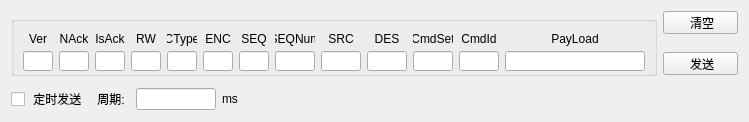
          <widget class="QWidget" name="tab_6">
           <attribute name="title">
            <string>指令发送</string>
           </attribute>
           <layout class="QGridLayout" name="gridLayout_8">
            <item row="5" column="8">
             <spacer name="horizontalSpacer_7">
              <property name="orientation">
               <enum>Qt::Horizontal</enum>
              </property>
              <property name="sizeType">
               <enum>QSizePolicy::Minimum</enum>
              </property>
              <property name="sizeHint" stdset="0">
               <size>
                <width>75</width>
                <height>20</height>
               </size>
              </property>
             </spacer>
            </item>
            <item row="5" column="0" colspan="2">
             <widget class="QCheckBox" name="DobotV3_Time">
              <property name="minimumSize">
               <size>
                <width>77</width>
                <height>0</height>
               </size>
              </property>
              <property name="maximumSize">
               <size>
                <width>77</width>
                <height>16777215</height>
               </size>
              </property>
              <property name="text">
               <string> 定时发送</string>
              </property>
             </widget>
            </item>
            <item row="5" column="2" colspan="2">
             <widget class="QLabel" name="label_19">
              <property name="minimumSize">
               <size>
                <width>36</width>
                <height>0</height>
               </size>
              </property>
              <property name="maximumSize">
               <size>
                <width>36</width>
                <height>16777215</height>
               </size>
              </property>
              <property name="text">
               <string> 周期:</string>
              </property>
             </widget>
            </item>
            <item row="5" column="4" colspan="2">
             <widget class="QLineEdit" name="DobotV3_Period">
              <property name="minimumSize">
               <size>
                <width>80</width>
                <height>0</height>
               </size>
              </property>
              <property name="maximumSize">
               <size>
                <width>80</width>
                <height>16777215</height>
               </size>
              </property>
             </widget>
            </item>
            <item row="5" column="6">
             <widget class="QLabel" name="label_23">
              <property name="minimumSize">
               <size>
                <width>40</width>
                <height>0</height>
               </size>
              </property>
              <property name="maximumSize">
               <size>
                <width>40</width>
                <height>16777215</height>
               </size>
              </property>
              <property name="text">
               <string>ms</string>
              </property>
             </widget>
            </item>
            <item row="5" column="7">
             <spacer name="horizontalSpacer_8">
              <property name="orientation">
               <enum>Qt::Horizontal</enum>
              </property>
              <property name="sizeHint" stdset="0">
               <size>
                <width>389</width>
                <height>20</height>
               </size>
              </property>
             </spacer>
            </item>
            <item row="0" column="0" rowspan="5" colspan="8">
             <widget class="QGroupBox" name="groupBox_3">
              <property name="minimumSize">
               <size>
                <width>0</width>
                <height>60</height>
               </size>
              </property>
              <property name="maximumSize">
               <size>
                <width>16777215</width>
                <height>60</height>
               </size>
              </property>
              <property name="title">
               <string/>
              </property>
              <layout class="QGridLayout" name="gridLayout_9">
               <item row="0" column="10">
                <widget class="QLabel" name="label_31">
                 <property name="minimumSize">
                  <size>
                   <width>40</width>
                   <height>16</height>
                  </size>
                 </property>
                 <property name="maximumSize">
                  <size>
                   <width>40</width>
                   <height>16</height>
                  </size>
                 </property>
                 <property name="text">
                  <string>SEQNum</string>
                 </property>
                 <property name="alignment">
                  <set>Qt::AlignCenter</set>
                 </property>
                </widget>
               </item>
               <item row="0" column="14">
                <widget class="QLabel" name="label_34">
                 <property name="minimumSize">
                  <size>
                   <width>40</width>
                   <height>16</height>
                  </size>
                 </property>
                 <property name="maximumSize">
                  <size>
                   <width>40</width>
                   <height>16</height>
                  </size>
                 </property>
                 <property name="text">
                  <string>CmdId</string>
                 </property>
                 <property name="alignment">
                  <set>Qt::AlignCenter</set>
                 </property>
                </widget>
               </item>
               <item row="0" column="1">
                <widget class="QLabel" name="label_25">
                 <property name="minimumSize">
                  <size>
                   <width>30</width>
                   <height>16</height>
                  </size>
                 </property>
                 <property name="maximumSize">
                  <size>
                   <width>30</width>
                   <height>16</height>
                  </size>
                 </property>
                 <property name="text">
                  <string>NAck</string>
                 </property>
                 <property name="alignment">
                  <set>Qt::AlignCenter</set>
                 </property>
                </widget>
               </item>
               <item row="0" column="0">
                <widget class="QLabel" name="label_24">
                 <property name="minimumSize">
                  <size>
                   <width>30</width>
                   <height>16</height>
                  </size>
                 </property>
                 <property name="maximumSize">
                  <size>
                   <width>30</width>
                   <height>16</height>
                  </size>
                 </property>
                 <property name="text">
                  <string>Ver</string>
                 </property>
                 <property name="alignment">
                  <set>Qt::AlignCenter</set>
                 </property>
                </widget>
               </item>
               <item row="1" column="2">
                <widget class="QLineEdit" name="DobotV3_IsAck">
                 <property name="minimumSize">
                  <size>
                   <width>30</width>
                   <height>20</height>
                  </size>
                 </property>
                 <property name="maximumSize">
                  <size>
                   <width>30</width>
                   <height>20</height>
                  </size>
                 </property>
                 <property name="maxLength">
                  <number>1</number>
                 </property>
                 <property name="alignment">
                  <set>Qt::AlignCenter</set>
                 </property>
                </widget>
               </item>
               <item row="0" column="2">
                <widget class="QLabel" name="label_26">
                 <property name="minimumSize">
                  <size>
                   <width>30</width>
                   <height>16</height>
                  </size>
                 </property>
                 <property name="maximumSize">
                  <size>
                   <width>30</width>
                   <height>16</height>
                  </size>
                 </property>
                 <property name="text">
                  <string>IsAck</string>
                 </property>
                 <property name="alignment">
                  <set>Qt::AlignCenter</set>
                 </property>
                </widget>
               </item>
               <item row="1" column="0">
                <widget class="QLineEdit" name="DobotV3_Ver">
                 <property name="minimumSize">
                  <size>
                   <width>30</width>
                   <height>20</height>
                  </size>
                 </property>
                 <property name="maximumSize">
                  <size>
                   <width>30</width>
                   <height>20</height>
                  </size>
                 </property>
                 <property name="maxLength">
                  <number>2</number>
                 </property>
                 <property name="alignment">
                  <set>Qt::AlignCenter</set>
                 </property>
                </widget>
               </item>
               <item row="1" column="1">
                <widget class="QLineEdit" name="DobotV3_NAck">
                 <property name="minimumSize">
                  <size>
                   <width>30</width>
                   <height>20</height>
                  </size>
                 </property>
                 <property name="maximumSize">
                  <size>
                   <width>30</width>
                   <height>20</height>
                  </size>
                 </property>
                 <property name="maxLength">
                  <number>1</number>
                 </property>
                 <property name="alignment">
                  <set>Qt::AlignCenter</set>
                 </property>
                </widget>
               </item>
               <item row="0" column="15">
                <widget class="QLabel" name="label_27">
                 <property name="minimumSize">
                  <size>
                   <width>0</width>
                   <height>16</height>
                  </size>
                 </property>
                 <property name="maximumSize">
                  <size>
                   <width>16777215</width>
                   <height>16</height>
                  </size>
                 </property>
                 <property name="text">
                  <string>PayLoad</string>
                 </property>
                 <property name="alignment">
                  <set>Qt::AlignCenter</set>
                 </property>
                </widget>
               </item>
               <item row="1" column="15">
                <widget class="QLineEdit" name="DobotV3_PayLoad">
                 <property name="minimumSize">
                  <size>
                   <width>0</width>
                   <height>20</height>
                  </size>
                 </property>
                 <property name="maximumSize">
                  <size>
                   <width>16777215</width>
                   <height>20</height>
                  </size>
                 </property>
                </widget>
               </item>
               <item row="0" column="11">
                <widget class="QLabel" name="label_32">
                 <property name="minimumSize">
                  <size>
                   <width>40</width>
                   <height>16</height>
                  </size>
                 </property>
                 <property name="maximumSize">
                  <size>
                   <width>40</width>
                   <height>16</height>
                  </size>
                 </property>
                 <property name="text">
                  <string>SRC</string>
                 </property>
                 <property name="alignment">
                  <set>Qt::AlignCenter</set>
                 </property>
                </widget>
               </item>
               <item row="0" column="9">
                <widget class="QLabel" name="label_28">
                 <property name="minimumSize">
                  <size>
                   <width>30</width>
                   <height>16</height>
                  </size>
                 </property>
                 <property name="maximumSize">
                  <size>
                   <width>30</width>
                   <height>16</height>
                  </size>
                 </property>
                 <property name="text">
                  <string>SEQ</string>
                 </property>
                 <property name="alignment">
                  <set>Qt::AlignCenter</set>
                 </property>
                </widget>
               </item>
               <item row="0" column="4">
                <widget class="QLabel" name="label_30">
                 <property name="minimumSize">
                  <size>
                   <width>30</width>
                   <height>16</height>
                  </size>
                 </property>
                 <property name="maximumSize">
                  <size>
                   <width>30</width>
                   <height>16</height>
                  </size>
                 </property>
                 <property name="text">
                  <string>RW</string>
                 </property>
                 <property name="alignment">
                  <set>Qt::AlignCenter</set>
                 </property>
                </widget>
               </item>
               <item row="1" column="7">
                <widget class="QLineEdit" name="DobotV3_ENC">
                 <property name="minimumSize">
                  <size>
                   <width>30</width>
                   <height>20</height>
                  </size>
                 </property>
                 <property name="maximumSize">
                  <size>
                   <width>30</width>
                   <height>20</height>
                  </size>
                 </property>
                 <property name="maxLength">
                  <number>1</number>
                 </property>
                 <property name="alignment">
                  <set>Qt::AlignCenter</set>
                 </property>
                </widget>
               </item>
               <item row="0" column="7">
                <widget class="QLabel" name="label_29">
                 <property name="minimumSize">
                  <size>
                   <width>30</width>
                   <height>16</height>
                  </size>
                 </property>
                 <property name="maximumSize">
                  <size>
                   <width>30</width>
                   <height>16</height>
                  </size>
                 </property>
                 <property name="text">
                  <string>ENC</string>
                 </property>
                 <property name="alignment">
                  <set>Qt::AlignCenter</set>
                 </property>
                </widget>
               </item>
               <item row="1" column="4">
                <widget class="QLineEdit" name="DobotV3_RW">
                 <property name="minimumSize">
                  <size>
                   <width>30</width>
                   <height>20</height>
                  </size>
                 </property>
                 <property name="maximumSize">
                  <size>
                   <width>30</width>
                   <height>20</height>
                  </size>
                 </property>
                 <property name="maxLength">
                  <number>1</number>
                 </property>
                 <property name="alignment">
                  <set>Qt::AlignCenter</set>
                 </property>
                </widget>
               </item>
               <item row="1" column="9">
                <widget class="QLineEdit" name="DobotV3_SEQ">
                 <property name="minimumSize">
                  <size>
                   <width>30</width>
                   <height>20</height>
                  </size>
                 </property>
                 <property name="maximumSize">
                  <size>
                   <width>30</width>
                   <height>20</height>
                  </size>
                 </property>
                 <property name="maxLength">
                  <number>1</number>
                 </property>
                 <property name="alignment">
                  <set>Qt::AlignCenter</set>
                 </property>
                </widget>
               </item>
               <item row="1" column="11">
                <widget class="QLineEdit" name="DobotV3_SRC">
                 <property name="minimumSize">
                  <size>
                   <width>40</width>
                   <height>20</height>
                  </size>
                 </property>
                 <property name="maximumSize">
                  <size>
                   <width>40</width>
                   <height>20</height>
                  </size>
                 </property>
                 <property name="maxLength">
                  <number>2</number>
                 </property>
                 <property name="alignment">
                  <set>Qt::AlignCenter</set>
                 </property>
                </widget>
               </item>
               <item row="1" column="10">
                <widget class="QLineEdit" name="DobotV3_SEQNum">
                 <property name="minimumSize">
                  <size>
                   <width>40</width>
                   <height>20</height>
                  </size>
                 </property>
                 <property name="maximumSize">
                  <size>
                   <width>40</width>
                   <height>20</height>
                  </size>
                 </property>
                 <property name="maxLength">
                  <number>8</number>
                 </property>
                 <property name="alignment">
                  <set>Qt::AlignCenter</set>
                 </property>
                </widget>
               </item>
               <item row="1" column="13">
                <widget class="QLineEdit" name="DobotV3_CmdSet">
                 <property name="minimumSize">
                  <size>
                   <width>40</width>
                   <height>20</height>
                  </size>
                 </property>
                 <property name="maximumSize">
                  <size>
                   <width>40</width>
                   <height>20</height>
                  </size>
                 </property>
                 <property name="maxLength">
                  <number>2</number>
                 </property>
                 <property name="alignment">
                  <set>Qt::AlignCenter</set>
                 </property>
                </widget>
               </item>
               <item row="1" column="14">
                <widget class="QLineEdit" name="DobotV3_CmdId">
                 <property name="minimumSize">
                  <size>
                   <width>40</width>
                   <height>20</height>
                  </size>
                 </property>
                 <property name="maximumSize">
                  <size>
                   <width>40</width>
                   <height>20</height>
                  </size>
                 </property>
                 <property name="maxLength">
                  <number>2</number>
                 </property>
                 <property name="alignment">
                  <set>Qt::AlignCenter</set>
                 </property>
                </widget>
               </item>
               <item row="0" column="13">
                <widget class="QLabel" name="label_33">
                 <property name="minimumSize">
                  <size>
                   <width>40</width>
                   <height>16</height>
                  </size>
                 </property>
                 <property name="maximumSize">
                  <size>
                   <width>40</width>
                   <height>16</height>
                  </size>
                 </property>
                 <property name="text">
                  <string>CmdSet</string>
                 </property>
                 <property name="alignment">
                  <set>Qt::AlignCenter</set>
                 </property>
                </widget>
               </item>
               <item row="1" column="12">
                <widget class="QLineEdit" name="DobotV3_DES">
                 <property name="minimumSize">
                  <size>
                   <width>40</width>
                   <height>20</height>
                  </size>
                 </property>
                 <property name="maximumSize">
                  <size>
                   <width>40</width>
                   <height>20</height>
                  </size>
                 </property>
                 <property name="maxLength">
                  <number>2</number>
                 </property>
                 <property name="alignment">
                  <set>Qt::AlignCenter</set>
                 </property>
                </widget>
               </item>
               <item row="0" column="12">
                <widget class="QLabel" name="label_35">
                 <property name="minimumSize">
                  <size>
                   <width>40</width>
                   <height>16</height>
                  </size>
                 </property>
                 <property name="maximumSize">
                  <size>
                   <width>40</width>
                   <height>16</height>
                  </size>
                 </property>
                 <property name="text">
                  <string>DES</string>
                 </property>
                 <property name="alignment">
                  <set>Qt::AlignCenter</set>
                 </property>
                </widget>
               </item>
               <item row="1" column="5">
                <widget class="QLineEdit" name="DobotV3_CType">
                 <property name="minimumSize">
                  <size>
                   <width>30</width>
                   <height>20</height>
                  </size>
                 </property>
                 <property name="maximumSize">
                  <size>
                   <width>30</width>
                   <height>20</height>
                  </size>
                 </property>
                 <property name="maxLength">
                  <number>1</number>
                 </property>
                 <property name="alignment">
                  <set>Qt::AlignCenter</set>
                 </property>
                </widget>
               </item>
               <item row="0" column="5">
                <widget class="QLabel" name="label_36">
                 <property name="minimumSize">
                  <size>
                   <width>30</width>
                   <height>16</height>
                  </size>
                 </property>
                 <property name="maximumSize">
                  <size>
                   <width>30</width>
                   <height>16</height>
                  </size>
                 </property>
                 <property name="text">
                  <string>CType</string>
                 </property>
                 <property name="alignment">
                  <set>Qt::AlignCenter</set>
                 </property>
                </widget>
               </item>
              </layout>
             </widget>
            </item>
            <item row="0" column="8">
             <widget class="QPushButton" name="DobotV3_Clear">
              <property name="minimumSize">
               <size>
                <width>75</width>
                <height>23</height>
               </size>
              </property>
              <property name="maximumSize">
               <size>
                <width>75</width>
                <height>23</height>
               </size>
              </property>
              <property name="text">
               <string> 清空</string>
              </property>
             </widget>
            </item>
            <item row="3" column="8">
             <widget class="QPushButton" name="DobotV3_Send">
              <property name="minimumSize">
               <size>
                <width>75</width>
                <height>23</height>
               </size>
              </property>
              <property name="maximumSize">
               <size>
                <width>75</width>
                <height>23</height>
               </size>
              </property>
              <property name="text">
               <string> 发送</string>
              </property>
             </widget>
            </item>
           </layout>
          </widget>
